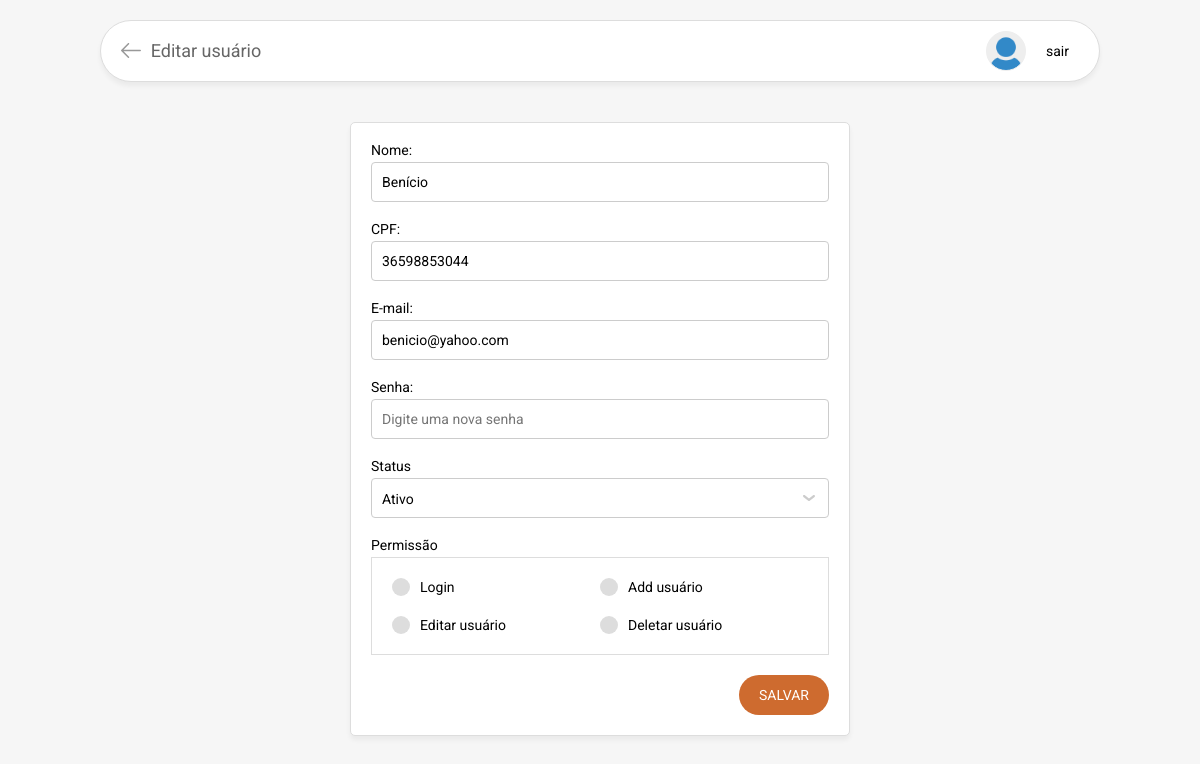
Screenshot of /form_edit.php?u=9c1ff80d-a614-4820-8faf-b965b410383f (signed in) with the database file from the repository.
### tables this page shows
CREATE TABLE `usuario` (
  `id` int(11) NOT NULL,
  `uuid` char(36) NOT NULL,
  `nome` varchar(100) NOT NULL,
  `cpf` bigint(11) UNSIGNED ZEROFILL NOT NULL,
  `email` varchar(100) NOT NULL,
  `senha` text NOT NULL,
  `data_criacao` datetime NOT NULL,
  `data_atualizacao` datetime NOT NULL,
  `status` int(1) NOT NULL
);

### models/listar_usuario.php (called while the page is built, shortened)
<?php
include "conexao_banco.php";
$uuid = $_GET['u'];
    $sql = "SELECT *
   		   FROM usuario
   		   WHERE uuid = :uuid";
	$sql = $pdo->prepare($sql);
	$sql->bindValue(":uuid", $uuid);
	$sql->execute();
     if($sql->rowCount() > 0){
          $usuario = $sql->fetch();
		  $sql = "SELECT permissao
		   		   FROM permissoes
		   		   WHERE id_usuario = :id_usuario";
		  $sql = $pdo->prepare($sql);
		  $sql->bindValue(":id_usuario", $usuario['id']);
		  $sql->execute();
			  if($sql->rowCount() > 0){
	          	$resultado = $sql->fetchAll();
		          	foreach ($resultado as $key => $value) {
		          		$usuario['permissoes'][] = $value['permissao'];
		          	}
	 		  }else{
	 		  	$usuario['permissoes'][] = [];
	 		  }
      }
?>

### form_edit.php (the view, shortened to what this page needs)
<?php
include "models/listar_usuario.php";
?>
<!DOCTYPE html>
<html lang="en">
<head>
    <link rel="stylesheet" href="css/form.css">
</head>
<body>
    <div id="site">
        <header>
            <a class="voltar" href="index.php"><img src="images/voltar.svg"></a>
            <h1 class="total">Editar usuário</h1>
            <figure></figure>
            <a class="sair" href="./models/logout.php">sair</a>
        </header>
        <form method="POST" id="form" action="/crud_usuarios/models/editar_usuario.php" class="cadastro">
            <div class="input">
                <label for="input_nome">Nome:</label>
                <input type="text" id="input_nome" name="nome" placeholder="Digite um nome" value="<?php echo $usuario['nome']; ?>" required="required">
            </div>
            <div class="input">
                <label for="input_cpf">CPF:</label>
                <input type="text" id="input_cpf" name="cpf" placeholder="Digite um CPF" value="<?php echo $usuario['cpf']; ?>" required="required">
            </div>
            <div class="input">
                <label for="input_email">E-mail:</label>
                <input type="text" id="input_email" name="email" placeholder="Digite um e-mail" value="<?php echo $usuario['email']; ?>" required="required">
            </div>
            <div class="input">
                <label for="input_senha">Senha:</label>
                <input type="password" id="input_senha" name="senha" placeholder="Digite uma nova senha">
            </div>
            <div class="select">
                <label for="input_status">Status</label>
                <select name="status" id="input_status" required="required">
                    <option value="1" <?php echo($usuario['status'] == 1?'selected="selected"':'');?>>Ativo</option>
                </select>
                <div class="seta"><img src="images/seta.svg" alt=""></div>
            </div>
            <h2>Permissão</h2>
            <div class="permissao">
                <div class="checkbox">
                    <div class="check"><img src="images/check.svg"></div>
                    <label for="input_permissao_login">Login</label>
                </div>
                <div class="checkbox">
                    <div class="check"><img src="images/check.svg"></div>
                    <label for="input_permissao_usuario_add">Add usuário</label>
                </div>
                <div class="checkbox">
                    <div class="check"><img src="images/check.svg"></div>
                    <label for="input_permissao_usuario_editar">Editar usuário</label>
                </div>
                <div class="checkbox">
                    <div class="check"><img src="images/check.svg"></div>
                    <label for="input_permissao_usuario_deletar">Deletar usuário</label>
                </div>
            </div>
            <button>SALVAR</button>
        </form>
    </div>
</body>
</html>

### css/form.css (style rules this page uses)
form { width: 100%; max-width: 500px; margin-top: 40px; background-color: #FFF; box-shadow: 0 4px 5px rgba(0,0,0,.05); border: 1px solid #DDD; border-radius: 5px; padding: 20px; display: flex; flex-direction: column; align-items: flex-end; }
form .select, form .input { width: 100%; position: relative; margin-bottom: 20px; display: flex; flex-direction: column; }
form .select label, form .input label { font-size: 1.4rem; margin-bottom: 5px; }
form .select .seta { position: absolute; right: 0; bottom: 0; width: 40px; height: 40px; display: flex; align-items: center; justify-content: center; z-index: 2; }
form select, form .input input { width: 100%; height: 40px; position: relative; line-height: 40px; border: 1px solid #CCC; padding: 0 10px; border-radius: 4px; font-size: 1.4rem; z-index: 1; }
form h2 { width: 100%; font-size: 1.4rem; margin-bottom: 5px; }
form .permissao { width: 100%; display: flex; flex-direction: row; flex-wrap: wrap; border: 1px solid #DDD; padding: 20px 20px 0 20px; }
form .permissao .checkbox { width: 50%; position: relative; margin-bottom: 20px; display: flex; flex-direction: row; align-items: center; }
form .permissao .checkbox label { position: relative; padding-left: 10px; display: flex; font-size: 1.4rem; align-items: center; cursor: pointer; }
form .permissao .checkbox .check { width: 18px; height: 18px; background-color: #DDD; border-radius: 20px; display: flex; align-items: center; justify-content: center; }
form button { height: 40px; line-height: 40px; padding: 0 20px; border-radius: 20px; background-color: var(--cor); color: #FFF; font-size: 1.4rem; margin-top: 20px; }

### css/template.css (style rules this page uses)
body { background-color: #F6F6F6; }
#site { width: 100%; display: flex; flex-direction: column; align-items: center; padding: 0 20px; }
#site > header { width: 100%; max-width: 1000px; margin-top: 20px; background-color: #FFF; border-radius: 40px; box-shadow: 0 4px 5px rgba(0,0,0,.05); border: 1px solid #DDD; display: flex; flex-direction: row; align-items: center; padding: 10px 10px 10px 20px; }
#site > header .voltar { margin-right: 10px; }
#site > header h1 { font-size: 1.8rem; height: 40px; line-height: 40px; color: #666; margin-right: 40px; }
#site > header h1.total { flex-grow: 1; flex-basis: 0%; }
#site > header figure { width: 40px; height: 40px; border-radius: 20px; background: #EEE url(../images/usuario.png) no-repeat center center; background-size: cover; border: 1px solid #EEE; }
#site > header a.sair { font-size: 1.4rem; margin: 0 10px; padding: 5px 10px; border-radius: 20px; }

### rows the page displays
usuario: nome "Benício", cpf "36598853044", email "benicio@yahoo.com", status "Ativo"
